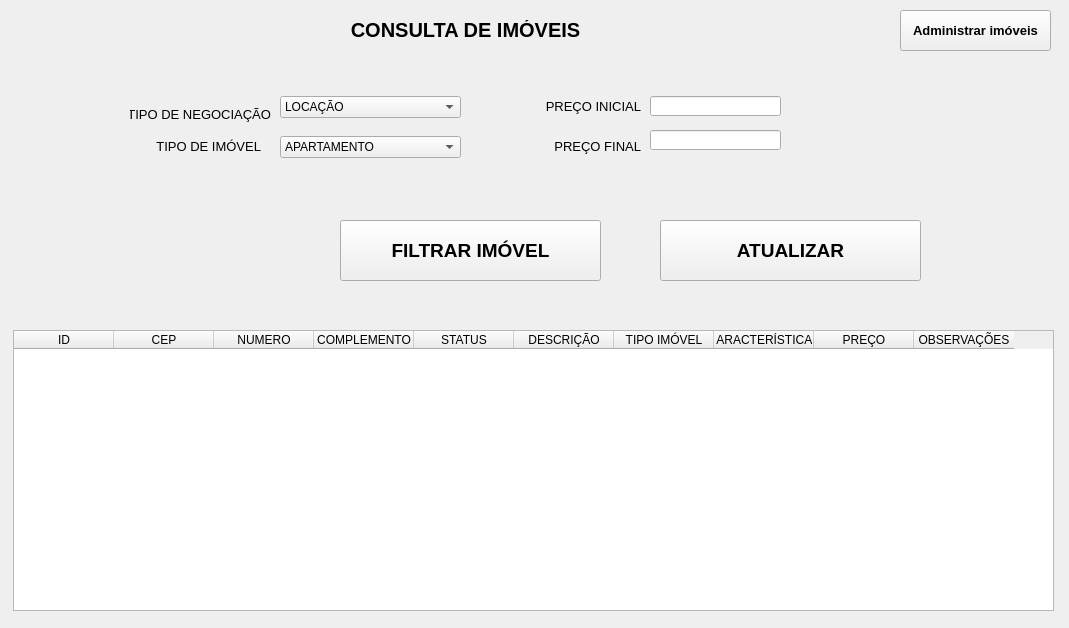
<?xml version="1.0" encoding="UTF-8"?>
<ui version="4.0">
 <class>MainWindow</class>
 <widget class="QMainWindow" name="MainWindow">
  <property name="geometry">
   <rect>
    <x>0</x>
    <y>0</y>
    <width>1069</width>
    <height>628</height>
   </rect>
  </property>
  <property name="windowTitle">
   <string>MainWindow</string>
  </property>
  <widget class="QWidget" name="centralwidget">
   <widget class="QLabel" name="label_15">
    <property name="geometry">
     <rect>
      <x>530</x>
      <y>96</y>
      <width>111</width>
      <height>20</height>
     </rect>
    </property>
    <property name="font">
     <font>
      <pointsize>10</pointsize>
     </font>
    </property>
    <property name="text">
     <string>PREÇO INICIAL</string>
    </property>
    <property name="alignment">
     <set>Qt::AlignRight|Qt::AlignTrailing|Qt::AlignVCenter</set>
    </property>
   </widget>
   <widget class="QLabel" name="label_13">
    <property name="geometry">
     <rect>
      <x>150</x>
      <y>136</y>
      <width>111</width>
      <height>20</height>
     </rect>
    </property>
    <property name="font">
     <font>
      <pointsize>10</pointsize>
     </font>
    </property>
    <property name="text">
     <string>TIPO DE IMÓVEL</string>
    </property>
    <property name="alignment">
     <set>Qt::AlignRight|Qt::AlignTrailing|Qt::AlignVCenter</set>
    </property>
   </widget>
   <widget class="QComboBox" name="comboTipoImovel">
    <property name="geometry">
     <rect>
      <x>280</x>
      <y>136</y>
      <width>181</width>
      <height>22</height>
     </rect>
    </property>
    <item>
     <property name="text">
      <string>APARTAMENTO</string>
     </property>
    </item>
    <item>
     <property name="text">
      <string>CASA</string>
     </property>
    </item>
    <item>
     <property name="text">
      <string>TERRENO</string>
     </property>
    </item>
   </widget>
   <widget class="QComboBox" name="comboTipo">
    <property name="geometry">
     <rect>
      <x>610</x>
      <y>-40</y>
      <width>181</width>
      <height>22</height>
     </rect>
    </property>
    <item>
     <property name="text">
      <string>LOCAÇÃO</string>
     </property>
    </item>
    <item>
     <property name="text">
      <string>VENDA</string>
     </property>
    </item>
   </widget>
   <widget class="QLineEdit" name="edPrecoInicial">
    <property name="geometry">
     <rect>
      <x>650</x>
      <y>96</y>
      <width>131</width>
      <height>20</height>
     </rect>
    </property>
    <property name="font">
     <font>
      <pointsize>11</pointsize>
     </font>
    </property>
   </widget>
   <widget class="QTableWidget" name="tableWidget">
    <property name="geometry">
     <rect>
      <x>13</x>
      <y>330</y>
      <width>1041</width>
      <height>281</height>
     </rect>
    </property>
    <column>
     <property name="text">
      <string>ID</string>
     </property>
    </column>
    <column>
     <property name="text">
      <string>CEP</string>
     </property>
    </column>
    <column>
     <property name="text">
      <string>NUMERO</string>
     </property>
    </column>
    <column>
     <property name="text">
      <string>COMPLEMENTO</string>
     </property>
    </column>
    <column>
     <property name="text">
      <string>STATUS</string>
     </property>
    </column>
    <column>
     <property name="text">
      <string>DESCRIÇÃO</string>
     </property>
    </column>
    <column>
     <property name="text">
      <string>TIPO IMÓVEL</string>
     </property>
    </column>
    <column>
     <property name="text">
      <string>CARACTERÍSTICAS</string>
     </property>
    </column>
    <column>
     <property name="text">
      <string>PREÇO</string>
     </property>
    </column>
    <column>
     <property name="text">
      <string>OBSERVAÇÕES</string>
     </property>
    </column>
   </widget>
   <widget class="QLabel" name="label_10">
    <property name="geometry">
     <rect>
      <x>460</x>
      <y>-30</y>
      <width>141</width>
      <height>16</height>
     </rect>
    </property>
    <property name="font">
     <font>
      <pointsize>10</pointsize>
     </font>
    </property>
    <property name="text">
     <string>TIPO DE NEGOCIAÇÃO</string>
    </property>
    <property name="alignment">
     <set>Qt::AlignRight|Qt::AlignTrailing|Qt::AlignVCenter</set>
    </property>
   </widget>
   <widget class="QLabel" name="label">
    <property name="geometry">
     <rect>
      <x>0</x>
      <y>20</y>
      <width>931</width>
      <height>20</height>
     </rect>
    </property>
    <property name="font">
     <font>
      <pointsize>15</pointsize>
      <bold>true</bold>
     </font>
    </property>
    <property name="text">
     <string>CONSULTA DE IMÓVEIS</string>
    </property>
    <property name="alignment">
     <set>Qt::AlignCenter</set>
    </property>
   </widget>
   <widget class="QPushButton" name="btnFiltrar">
    <property name="geometry">
     <rect>
      <x>340</x>
      <y>220</y>
      <width>261</width>
      <height>61</height>
     </rect>
    </property>
    <property name="font">
     <font>
      <pointsize>14</pointsize>
      <bold>true</bold>
     </font>
    </property>
    <property name="text">
     <string>FILTRAR IMÓVEL</string>
    </property>
   </widget>
   <widget class="QComboBox" name="comboTipo_2">
    <property name="geometry">
     <rect>
      <x>280</x>
      <y>96</y>
      <width>181</width>
      <height>22</height>
     </rect>
    </property>
    <item>
     <property name="text">
      <string>LOCAÇÃO</string>
     </property>
    </item>
    <item>
     <property name="text">
      <string>VENDA</string>
     </property>
    </item>
   </widget>
   <widget class="QLabel" name="label_11">
    <property name="geometry">
     <rect>
      <x>130</x>
      <y>106</y>
      <width>141</width>
      <height>16</height>
     </rect>
    </property>
    <property name="font">
     <font>
      <pointsize>10</pointsize>
     </font>
    </property>
    <property name="text">
     <string>TIPO DE NEGOCIAÇÃO</string>
    </property>
    <property name="alignment">
     <set>Qt::AlignRight|Qt::AlignTrailing|Qt::AlignVCenter</set>
    </property>
   </widget>
   <widget class="QLabel" name="label_16">
    <property name="geometry">
     <rect>
      <x>530</x>
      <y>136</y>
      <width>111</width>
      <height>20</height>
     </rect>
    </property>
    <property name="font">
     <font>
      <pointsize>10</pointsize>
     </font>
    </property>
    <property name="text">
     <string>PREÇO FINAL</string>
    </property>
    <property name="alignment">
     <set>Qt::AlignRight|Qt::AlignTrailing|Qt::AlignVCenter</set>
    </property>
   </widget>
   <widget class="QLineEdit" name="edPrecoFinal">
    <property name="geometry">
     <rect>
      <x>650</x>
      <y>130</y>
      <width>131</width>
      <height>20</height>
     </rect>
    </property>
    <property name="font">
     <font>
      <pointsize>11</pointsize>
     </font>
    </property>
   </widget>
   <widget class="QPushButton" name="btnCadastrar">
    <property name="geometry">
     <rect>
      <x>900</x>
      <y>10</y>
      <width>151</width>
      <height>41</height>
     </rect>
    </property>
    <property name="font">
     <font>
      <pointsize>10</pointsize>
      <bold>true</bold>
     </font>
    </property>
    <property name="text">
     <string>Administrar imóveis</string>
    </property>
   </widget>
   <widget class="QPushButton" name="btnFiltrar_2">
    <property name="geometry">
     <rect>
      <x>660</x>
      <y>220</y>
      <width>261</width>
      <height>61</height>
     </rect>
    </property>
    <property name="font">
     <font>
      <pointsize>14</pointsize>
      <bold>true</bold>
     </font>
    </property>
    <property name="text">
     <string>ATUALIZAR</string>
    </property>
   </widget>
  </widget>
 </widget>
 <resources/>
 <connections/>
</ui>
